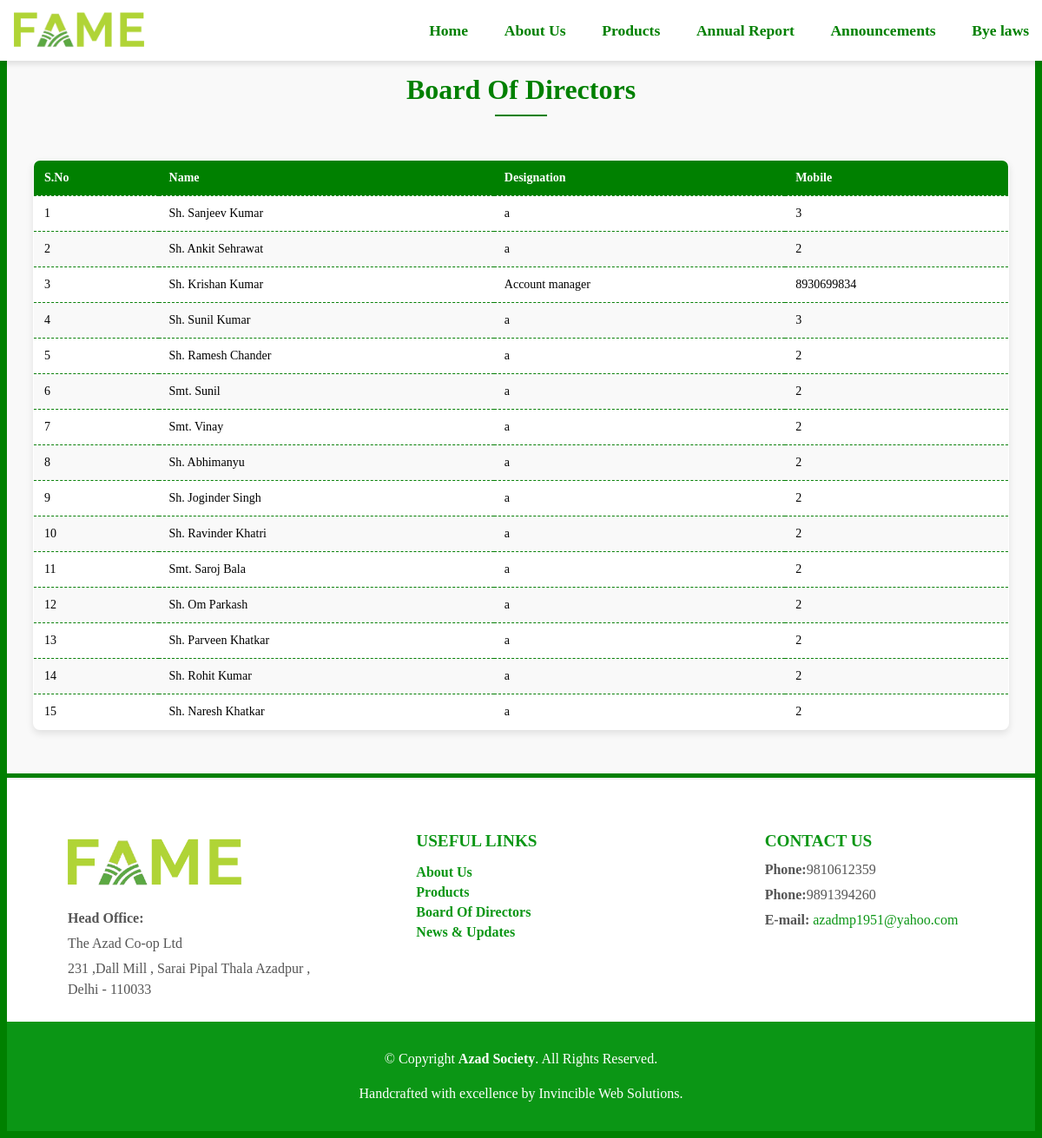
Screenshot of /website/Boardofdirectors/ with the database file from the repository.
### website/models.py (models this page shows, shortened)
class HomeSlide(models.Model):
    Heading=models.CharField(max_length=100)
    Establishedyear=models.IntegerField(max_length=4,default="2024")
    Registrationnumber=models.CharField(max_length=25,default="MSCS/CR/208/2005")
    Officetype=models.CharField(max_length=20)
    Address=models.CharField(max_length=100)
    Logo=models.ImageField(upload_to='website/HomeSlide/images/logo',default="")
    Banner=models.ImageField(upload_to='website/HomeSlide/images/banner',default="")
    news_heading=models.CharField(max_length=50,default="")
    news_date=models.DateField(default="2004-01-01")
    news_image=models.ImageField(upload_to="website/HomeSlide/images/news",default="")
    news_Attachment=models.FileField(upload_to="websit/HomeSlide/attachment",default="")
    Phone1=models.IntegerField()
    Phone2=models.IntegerField()
    Email=models.EmailField()

class director(models.Model):
    director_id=models.AutoField
    director_name=models.CharField(max_length=30)
    director_title=models.CharField(max_length=40)
    director_phone=models.IntegerField()

### website/views.py (the view)
# urls.py: path('Boardofdirectors/',views.Boardofdirectors,name='Boardofdirectors'),
def Boardofdirectors(request):
    Byelaws=Byelaw.objects.all()
    Homeslide=HomeSlide.objects.all()
    directors=director.objects.all()
    n=len(directors)
    params = {'director': directors,'range':range(n),'Homeslide':Homeslide,'Byelaw':Byelaws}
    return render(request,'website/boardofdirectors.html',params)

### website/templates/website/boardofdirectors.html (shortened to what this page needs)
{% extends 'website/basic.html' %}
{% block body %}
{%load static%}
      <section class="directors-section">
        <div class="container">
            <h2 class="section-title">Board Of Directors</h2>
            <table class="directors-table">
              <thead>
                  <tr>
                      <th>S.No</th>
                      <th>Name</th>
                      <th>Designation</th>
                      <th>Mobile</th>
                  </tr>
              </thead>
              <tbody>
                  {% for i in director %}
                  <tr>
                      <td>{{forloop.counter}}</td>
                      <td>{{i.director_name}}</td>
                      <td>{{i.director_title}}</td>
                      <td>{{i.director_phone}}</td>
                  </tr>
                  {% endfor %}
              </tbody>
          </table>
        </div>
    </section>
    {% endblock %}

### website/templates/website/basic.html (shortened to what this page needs)
{%load  static%}
<!DOCTYPE html>
<html lang="en">
<head>
  <link rel="stylesheet" href="{% static 'style/style.css' %}">
</head>
<body class="body">
  {%load  static %}
  <header id="header" style="position: fixed;width: 100%;top: 0px;left: 0%;">
    <nav class="navbar">
      <div class="logo">
        <img src='/media/{{Homeslide.0.Logo}}'>
      </div>
      <ul class="nav-links" id="nav-links">
        <li><a href="/website/">Home</a></li>
        <li><a href="/website/aboutus">About Us</a></li>
        <li><a href="/website/Products">Products</a></li>
        <li><a href="/website/AnnualReports">Annual Report</a></li>
        <li><a href="/website/Announcements">Announcements</a></li>
        <li><a href='/media/{{Byelaw.0.Byelaw_document}}'>Bye laws</a></li>
      </ul>
    </nav>
  </header>
{% block body%}  {% endblock %}
  <footer class="footer">
    <div class="footer-container">
      <div class="footer-section">
        <h2 class="footer-logo"><img src='/media/{{Homeslide.0.Logo}}'/></h2>
        <p><strong>{{Homeslide.0.Officetype}}:</strong></p>
        <p>{{Homeslide.0.Heading}}</p>
        <p>{{Homeslide.0.Address}}</p>
      </div>
      <div class="footer-section">
        <h3>USEFUL LINKS</h3>
        <ul class="footer-links">
          <li><a href="/website/aboutus">About Us</a></li>
          <li><a href="/website/Products">Products</a></li>
          <li><a href="/website/Boardofdirectors">Board Of Directors</a></li>
          <li><a href="/website/Announcements">News & Updates</a></li>
        </ul>
      </div>
      <div class="footer-section">
        <h3>CONTACT US</h3>
        <p><strong>Phone:</strong>{{Homeslide.0.Phone1}}</p>
        <p><strong>Phone:</strong>{{Homeslide.0.Phone2}}</p>
        <p><strong>E-mail:</strong> <a href="mailto:famemkt@yahoo.in">{{Homeslide.0.Email}}</a></p>
      </div>
    <div class="footer-bottom">
      <p>© Copyright <strong>Azad Society</strong>. All Rights Reserved.</p>
      <p>Handcrafted with excellence by Invincible Web Solutions.</p>
    </div>
  </div>
  </footer>
</body>
</html>

### website/static/style/style.css (style rules this page uses)
body { background-color: #008000; }
.body { font-family: 'Times New Roman', Times, serif; }
#header { background-color: #fff; box-shadow: 0px 4px 6px rgba(0, 0, 0, 0.1); z-index: 1000; }
header { background: white; padding: 0.5em 1em; box-shadow: 0 4px 6px rgba(0, 0, 0, 0.2); position: sticky; }
.navbar { display: flex; justify-content: space-between; align-items: center; position: relative; }
.logo img { width: 150px; height: auto; }
.nav-links { list-style: none; display: flex; gap: 1.5em; padding-right: 22px; margin: 0; }
.nav-links li a { text-decoration: none; color: #008000; font-weight: bold; font-size: 1.1em; position: relative; padding: 0.5em; transition: color 0.3s, transform 0.3s; }
.nav-links li a::after { content: ""; position: absolute; left: 0; bottom: 0; width: 0; height: 3px; background: #ffd700; transition: width 0.3s ease-in-out; }
a { text-decoration: none; color: #0b9615; }
.footer { margin-top: 0.5%; background-color: #fff; color: #000; padding: 40px 0px; padding-bottom: 0%; border-top: 2px solid #f0f0f0; }
.footer-container { display: flex; flex-wrap: wrap; justify-content: space-between; gap: 20px; }
.footer-section { flex: 1; min-width: 250px; align-items: start; padding-left: 70px; }
.footer-logo { height: auto; width: 200px; }
.footer-logo img { height: 100%; width: 100%; }
.footer-section h3 { font-size: 1.2rem; color: #0b9615; margin-bottom: 10px; }
.footer-section p { margin: 5px 0; line-height: 1.5; }
.footer-links { list-style: none; padding: 0; }
.footer-links li { margin: 5px 0; }
.footer-links a { color: #0b9615; font-weight: bold; }
.footer-bottom { width: 100%; text-align: center; background-color: #0b9615; color: #ffffff; padding: 15px; margin: 0%; font-size: 0.9rem; }
.footer-bottom p { color: white; }
.footer-bottom strong { color: #fff; }
h2 { font-size: 24px; margin-bottom: 15px; color: #333; }
p { font-size: 16px; color: #555; line-height: 1.5; }
.section-title { text-align: center; font-size: 32px; color: #008000; margin-bottom: 20px; font-weight: bold; }
.section-title::after { content: ""; display: block; width: 60px; height: 2px; background-color: #fff200; margin: 10px auto; }
.container { align-items: center; max-width: 1200px; margin: 0 auto; display: flex; flex-direction: column; gap: 20px; }
.directors-section { padding: 50px 30px; background-color: #f9f9f9; }
.section-title { text-align: center; font-size: 32px; color: #008000; font-weight: bold; margin-bottom: 20px; }
.section-title::after { content: ""; display: block; width: 60px; height: 2px; background-color: #008000; margin: 10px auto; }
.container { max-width: 1200px; margin: 0 auto; }
.directors-table { width: 100%; border-collapse: collapse; background-color: #fff; border: 1px solid #ddd; border-radius: 8px; overflow: hidden; box-shadow: 0 4px 8px rgba(0, 0, 0, 0.1); }
.directors-table th, .directors-table td { text-align: left; padding: 12px; font-size: 14px; }
.directors-table thead { background-color: #008000; color: #fff; }
.directors-table tbody tr:nth-child(even) { background-color: #f9f9f9; }
.directors-table tbody td { border-top: 1px dashed #008000; }

### rows the page displays
HomeSlide: Logo (picture), Officetype "Head Office", Heading "The Azad Co-op Ltd", Address "231 ,Dall Mill , Sarai Pipal Thala Azadpur , Delhi - 110033", Phone1 "9810612359", Phone2 "9891394260", Email "azadmp1951@yahoo.com"
director: director_name "Sh. Sanjeev Kumar", director_title "a", director_phone "3"
director: director_name "Sh. Ankit Sehrawat", director_title "a", director_phone "2"
director: director_name "Sh. Krishan Kumar", director_title "Account manager", director_phone "8930699834"
director: director_name "Sh. Sunil Kumar", director_title "a", director_phone "3"
director: director_name "Sh. Ramesh Chander", director_title "a", director_phone "2"
director: director_name "Smt. Sunil", director_title "a", director_phone "2"
director: director_name "Smt. Vinay", director_title "a", director_phone "2"
director: director_name "Sh. Abhimanyu", director_title "a", director_phone "2"
director: director_name "Sh. Joginder Singh", director_title "a", director_phone "2"
director: director_name "Sh. Ravinder Khatri", director_title "a", director_phone "2"
director: director_name "Smt. Saroj Bala", director_title "a", director_phone "2"
director: director_name "Sh. Om Parkash", director_title "a", director_phone "2"
director: director_name "Sh. Parveen Khatkar", director_title "a", director_phone "2"
director: director_name "Sh. Rohit Kumar", director_title "a", director_phone "2"
director: director_name "Sh. Naresh Khatkar", director_title "a", director_phone "2"
